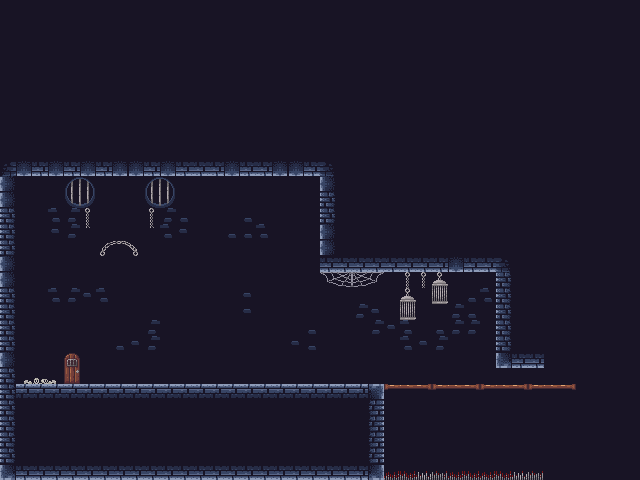

Below is a game level as drawn by its tile map, then a one-line description and the .tmx that defines it (tile-layer data replaced by summaries):
An orthogonal 40x30 tile map with 16x16 px tiles, 3 tile layers (Fond, Ground, Déco).

<map version="1.10" tiledversion="1.11.2" orientation="orthogonal" renderorder="right-down" width="40" height="30" tilewidth="16" tileheight="16" infinite="0" nextlayerid="4" nextobjectid="1">
 <tileset firstgid="1" source="Dungeon Tile Set/Dungeon Tile Set.tsx" />
 <layer id="1" name="Fond" width="40" height="30">
  <data>[1200 cells, 1030 non-empty, 13 distinct tile ids]</data>
 </layer>
 <layer id="2" name="Ground" width="40" height="30">
  <data>[1200 cells, 238 non-empty, 12 distinct tile ids]</data>
 </layer>
 <layer id="3" name="Déco" width="40" height="30">
  <data>[1200 cells, 32 non-empty, 20 distinct tile ids]</data>
 </layer>
</map>
